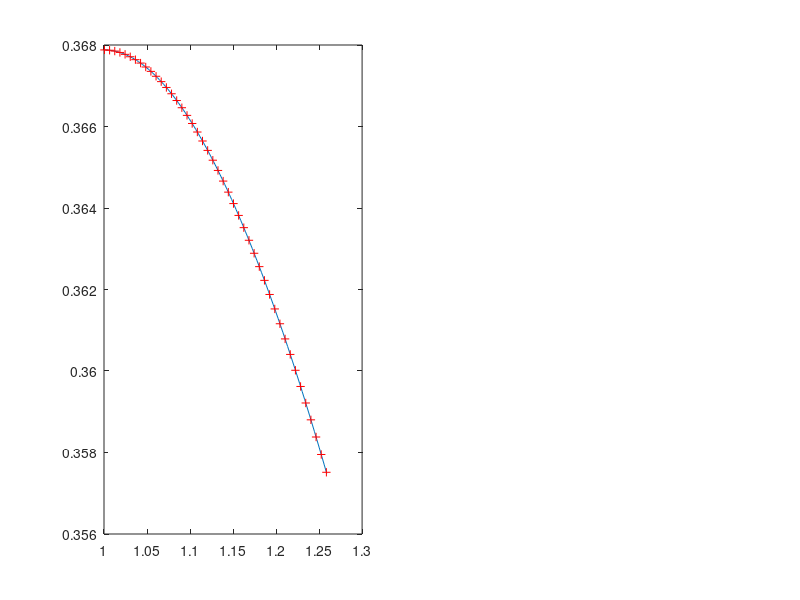

Reproduce this figure in MATLAB. (Note: this script raises an error after producing the figure.)
clc
close all
clear

x = logspace(0.0001,0.1,101);
y = x.*exp(-x);
xq = 1.0005:.006:1.2585;
yq = spline(x,y,xq);

figure, subplot(1,2,1)
% This is to create 1 row, 2 columns of subplots and draw within the 1st one
plot(x,y)
hold on, plot(xq,yq,'r+')

% Test of the composed function spline3:
[G,d,M,s]=spline3(x,y,xq);

subplot(1,2,2), plot(x,y)
hold on, plot(xq,s,'ro')